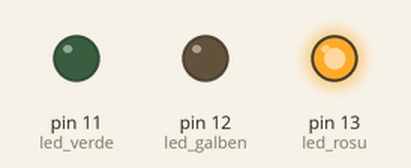
Recording of a sketch running on a simulated Arduino Uno, built with avr-gcc and run on an emulated ATmega328P. On the bench: output pins drawn as LEDs (lit = HIGH).

Above: at 1.5 s.
At 3.5 s:
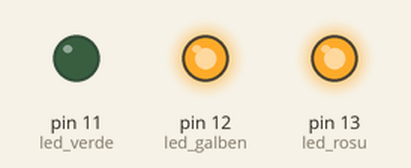
At 5.5 s:
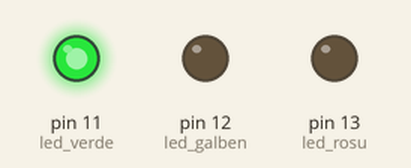
At 7.5 s:
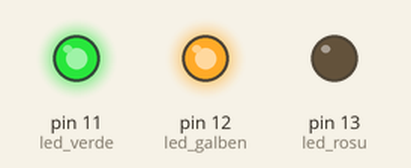
Timing chart, 0 to 10.4 s (numbered marks = the images above):
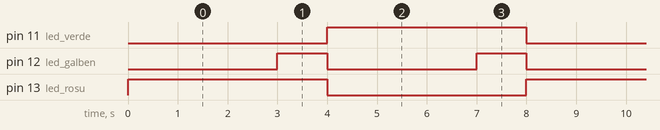

Measured:
- by itself, pin 11 (led_verde), pin 13 (led_rosu): alternates HIGH for 4.0 s and LOW for 4.0 s
- by itself, pin 12 (led_galben): alternates HIGH for 1.0 s and LOW for 3.0 s
- by itself, everything shown: repeats every 8.0 s, in 5 steps

The sketch:

3.Semafor_rosu_galben_verde.ino
```cpp
int led_rosu=13;
int led_galben=12;
int led_verde=11;
int mult=3000;
int putin=1000;

void setup()
{
  pinMode(led_rosu,OUTPUT);
  pinMode(led_galben,OUTPUT);
  pinMode(led_verde,OUTPUT);
}

void loop()
{
  digitalWrite(led_rosu,HIGH);
  delay(mult);
  digitalWrite(led_galben,HIGH);
  delay(putin);
  digitalWrite(led_rosu,LOW);
  digitalWrite(led_galben,LOW);
  digitalWrite(led_verde,HIGH);
  delay(mult);
  digitalWrite(led_galben,HIGH);
  delay(putin);
  digitalWrite(led_verde,LOW);
  digitalWrite(led_galben,LOW);
}
```
